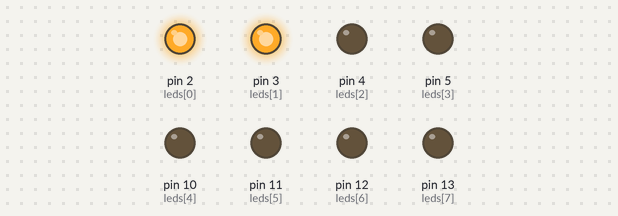
Recording of a sketch running on a simulated Arduino Uno, built with avr-gcc and run on an emulated ATmega328P. Shown: output pins drawn as LEDs (lit = HIGH).

Above: at 0.05 s.
Timing chart, 0 to 3.0 s (numbered marks = the images above):
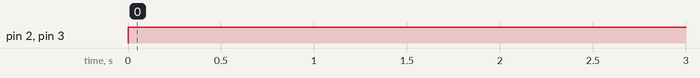

Measured:
- by itself, pin 2 (leds[0]), pin 3 (leds[1]): LOW → HIGH at 0.00 s

The sketch:

sketch_may10d.ino
```cpp
int leds[] = {2, 3, 4, 5, 10, 11, 12, 13};
int led_num = 8;
int num = 0;

int set_number[10][8] = {
  {0, 0, 0, 0, 0, 0, 1, 1},
  {1, 0, 0, 1, 1, 1, 1, 1},
  {0, 0, 1, 0, 0, 1, 0, 1},
  {0, 0, 0, 0, 1, 1, 0, 1},
  {1, 0, 0, 1, 1, 0, 0, 1},
  {0, 1, 0, 0, 1, 0, 0, 1},
  {0, 1, 0, 0, 0, 0, 0, 1},
  {0, 0, 0, 1, 1, 1, 1, 1},
  {0, 0, 0, 0, 0, 0, 0, 1},
  {0, 0, 0, 0, 1, 0, 0, 1}
};

void setup() {
  for ( int i = 0 ; i < led_num ; i++) {
    pinMode(leds[i], OUTPUT);
  }
}

void loop() {
  if ( num == 9) num = 0;
  else num++;

  for ( int i = 0 ; i < led_num ; i++) {
    digitalWrite(leds[set_number[num][i]], HIGH);
  }

  delay(150);

  for ( int i = 0 ; i < led_num ; i++) {
    digitalWrite(leds[i], LOW);
  }
}
```
